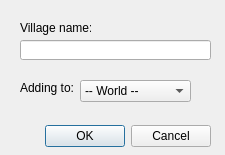
<?xml version="1.0" encoding="UTF-8"?>
<ui version="4.0">
 <class>VillageDialog</class>
 <widget class="QDialog" name="VillageDialog">
  <property name="geometry">
   <rect>
    <x>0</x>
    <y>0</y>
    <width>225</width>
    <height>155</height>
   </rect>
  </property>
  <property name="windowTitle">
   <string>Add Village</string>
  </property>
  <widget class="QLabel" name="label">
   <property name="geometry">
    <rect>
     <x>20</x>
     <y>20</y>
     <width>71</width>
     <height>16</height>
    </rect>
   </property>
   <property name="text">
    <string>Village name:</string>
   </property>
  </widget>
  <widget class="QDialogButtonBox" name="DialogBtn">
   <property name="geometry">
    <rect>
     <x>40</x>
     <y>120</y>
     <width>171</width>
     <height>32</height>
    </rect>
   </property>
   <property name="orientation">
    <enum>Qt::Horizontal</enum>
   </property>
   <property name="standardButtons">
    <set>QDialogButtonBox::Cancel|QDialogButtonBox::Ok</set>
   </property>
  </widget>
  <widget class="QLineEdit" name="VillageInput">
   <property name="geometry">
    <rect>
     <x>20</x>
     <y>40</y>
     <width>191</width>
     <height>20</height>
    </rect>
   </property>
  </widget>
  <widget class="QLabel" name="label_2">
   <property name="geometry">
    <rect>
     <x>20</x>
     <y>80</y>
     <width>61</width>
     <height>16</height>
    </rect>
   </property>
   <property name="text">
    <string>Adding to:</string>
   </property>
  </widget>
  <widget class="QComboBox" name="comboBox">
   <property name="geometry">
    <rect>
     <x>80</x>
     <y>80</y>
     <width>111</width>
     <height>22</height>
    </rect>
   </property>
   <item>
    <property name="text">
     <string>-- World --</string>
    </property>
   </item>
  </widget>
 </widget>
 <resources/>
 <connections>
  <connection>
   <sender>DialogBtn</sender>
   <signal>accepted()</signal>
   <receiver>VillageDialog</receiver>
   <slot>accept()</slot>
   <hints>
    <hint type="sourcelabel">
     <x>83</x>
     <y>88</y>
    </hint>
    <hint type="destinationlabel">
     <x>107</x>
     <y>64</y>
    </hint>
   </hints>
  </connection>
  <connection>
   <sender>DialogBtn</sender>
   <signal>rejected()</signal>
   <receiver>VillageDialog</receiver>
   <slot>reject()</slot>
   <hints>
    <hint type="sourcelabel">
     <x>149</x>
     <y>94</y>
    </hint>
    <hint type="destinationlabel">
     <x>46</x>
     <y>69</y>
    </hint>
   </hints>
  </connection>
 </connections>
</ui>
